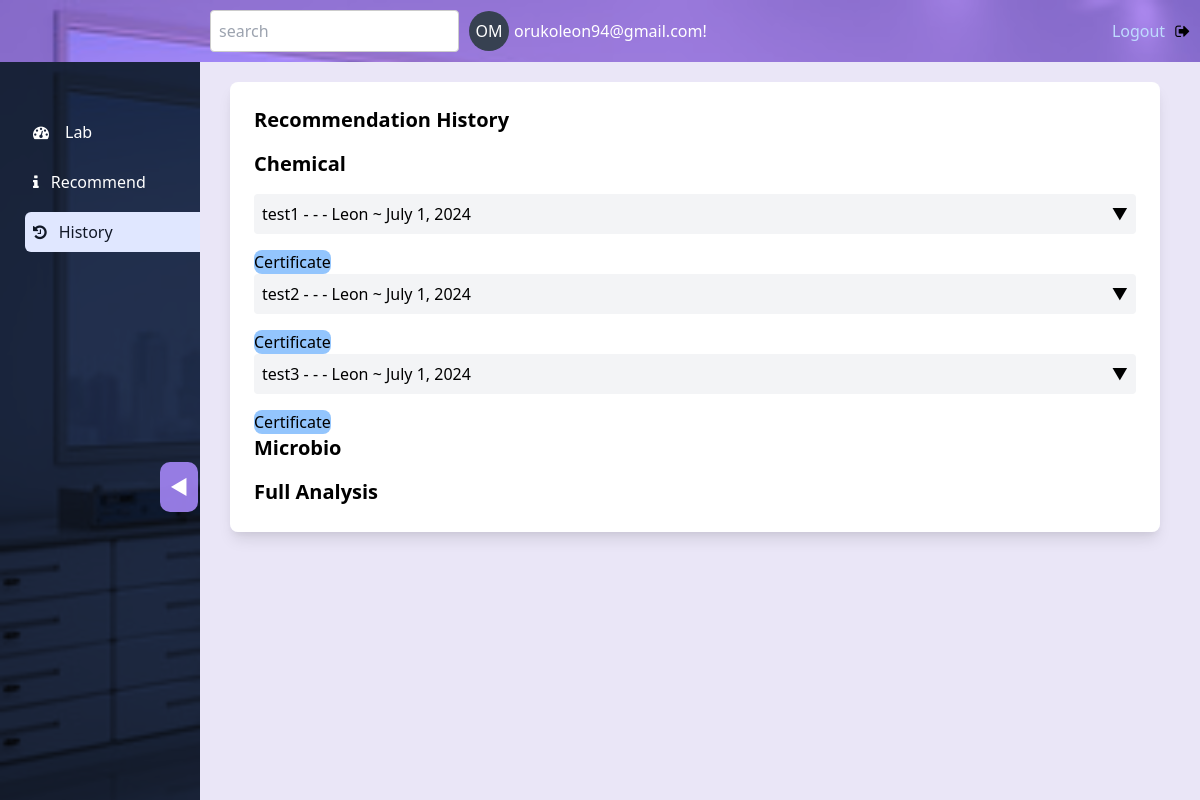
The app's page /recommendation/history/ (signed in) with its own data.
### core/models.py (models this page shows, shortened)
class CustomUsers(AbstractUser):
    ADMIN = 'Admin'
    ANALYST = 'Analyst'
    AGRONOMIST = 'Agronomist'
    LAB_MANAGER = 'Lab Manager'
    POSTS = [
        (ADMIN, 'Admin'),
        (ANALYST, 'Analyst'),
        (AGRONOMIST, 'Agronomist'),
        (LAB_MANAGER, 'Lab Manager')
    ]
    email = models.EmailField(unique=True)
    post = models.CharField(max_length=20, choices=POSTS, default=ANALYST)
    date_joined = models.DateTimeField(default=timezone.now)
    is_superuser = models.BooleanField(default=False)
    username = models.CharField(max_length=150,unique=True)
    USERNAME_FIELD = "email"
    REQUIRED_FIELDS = ["username","first_name", "last_name"]
    objects = CustomUserManager()
    class Meta:
        verbose_name = "User"
        verbose_name_plural = "Users"
        permissions = [
            ('admin', 'Can access admin features'),
            ('analyst', 'Can access analyst features'),
            ('agronomist', 'Can access agronomist features'),
            ('labmanager', 'Can access lab manager features'),
        ]
    groups = models.ManyToManyField(
        'auth.Group',
        verbose_name='groups',
        blank=True,
        related_name='custom_user_groups',
        related_query_name='custom_user_group',
    )
    user_permissions = models.ManyToManyField(
        'auth.Permission',
        verbose_name='user permissions',
        blank=True,
        related_name='custom_user_permissions',
        related_query_name='custom_user_permission',
    )

class Sample(models.Model):
    REGISTRATION = 'registration'
    ANALYST_TASK = 'analysis'
    AGRONOMIST_TASK = 'recommendation'
    LAB_MANAGER_TASK = 'processing'
    COMPLETE='complete'
    STAGE_CHOICES = [
        (REGISTRATION, 'Registration stage'),
        (ANALYST_TASK, 'Analysis stage'),
        (AGRONOMIST_TASK, 'Recommendation stage'),
        (LAB_MANAGER_TASK, 'Processing stage'),
        (COMPLETE,'Complete')
    ]
    CHEMICAL='Chemical'
    MICROBIO='Microbiology'
    FULL='Full'
    TEST_CHOICES=[
        (CHEMICAL,'Chemical Analysis'),
        (MICROBIO,'Microbiology'),
        (FULL,'Full analysis')
    ]
    sample_id = models.CharField(max_length=20, unique=True)
    sample_name = models.CharField(max_length=100)
    test_id = models.CharField(max_length=100,choices=TEST_CHOICES,default=CHEMICAL)
    customer = models.ForeignKey(Clients,on_delete=models.SET_NULL,null=True)
    date_of_registration = models.DateField(default=timezone.now)
    registered_by = models.ForeignKey(settings.AUTH_USER_MODEL, on_delete=models.CASCADE)
    stage = models.CharField(max_length=20, choices=STAGE_CHOICES, default=REGISTRATION)

### recommedation/views.py (the view)
# urls.py: path('history/', views.past_analysis, name='history'),
@login_required
@role_required([CustomUsers.AGRONOMIST,CustomUsers.LAB_MANAGER])
def history(request):
    samples_with_chemical = Sample.objects.filter(test_id=Sample.CHEMICAL).exclude(stage__in=['analysis', 'registration']).select_related('chemical','agronomist_task','analysttask').all()
    samples_with_microbio = Sample.objects.filter(test_id=Sample.MICROBIO).exclude(stage__in=['analysis', 'registration']).select_related('microbio','agronomist_task','analysttask').all()
    samples_with_full = Sample.objects.filter(test_id=Sample.FULL).exclude(stage__in=['analysis', 'registration']).select_related('full','agronomist_task','analysttask').all()
    return render(request, 'recommendation/history.html',{'samples_with_chemical': samples_with_chemical,'samples_with_microbio':samples_with_microbio,'samples_with_full':samples_with_full})

### core/decorator.py (called while the page is built)
def role_required(roles):
    def decorator(view_func):
        @wraps(view_func)
        def _wrapped_view(request, *args, **kwargs):
            user = request.user
            if user.is_authenticated and hasattr(user, 'post'):
                user_role = user.post
                if user_role in roles:
                    return view_func(request, *args, **kwargs)
            return HttpResponseForbidden("You don't have permission to access this page.")
        return _wrapped_view
    return decorator

### recommedation/templates/recommendation/history.html (shortened to what this page needs)
{% extends 'recommendation/base.html' %}
{% block content %}
{% load static %}
<!DOCTYPE html>
<html lang="en">
<head>
    <link href="https://cdn.jsdelivr.net/npm/tailwindcss@2.2.15/dist/tailwind.min.css" rel="stylesheet">
</head>
<body class="bg-gray-200 p-10">
    <div class="container mx-auto">
        <div class="conten bg-white p-6 rounded-lg shadow-lg">
            <h2 class="text-xl font-bold mb-4">Recommendation History</h2>
                <h1 class="text-xl font-bold mb-4">Chemical</h1>
                {% for sample in samples_with_chemical %}
                <details class="mb-4">
                    <summary class="flex justify-between items-center bg-gray-100 p-2 rounded cursor-pointer hover:bg-gray-200 transition">
                    <span>{{ sample.sample_id }} - {{ sample.sample_type }} - {{ sample.industry_type }} - {{ sample.registered_by.first_name }} ~ {{ sample.date_of_registration }}</span>
                    <span>▼</span>
                    </summary>
                </details>
                <button onclick="openPrintPage('{% url 'recommedation:recommedation_cert' sample_id=sample.sample_id %}')" class="bg-blue-300 m-30 rounded-lg">Certificate</button>
                {% endfor %}
                <h1 class="text-xl font-bold mb-4">Microbio</h1>
            <h1 class="text-xl font-bold mb-4">Full Analysis</h1>
        </div>
    </div>
</body>
</html>
{% endblock %}

### recommedation/templates/recommendation/base.html (shortened to what this page needs)
{% load static %}
<!DOCTYPE html>
<html lang="en">
<head>
    <link href="https://cdn.jsdelivr.net/npm/tailwindcss@2.2.19/dist/tailwind.min.css" rel="stylesheet">
    <link rel="stylesheet" href="https://cdnjs.cloudflare.com/ajax/libs/font-awesome/4.7.0/css/font-awesome.min.css">
    <link rel="stylesheet" href="{% static 'recommendation/css/styles.css' %}">
</head>
<body class="overflow-hidden">
    <nav class="sticky top-0 z-50 w-screen">
        <div class="nav-center">
        <form action="">
            <input type="search" placeholder="search" class="rounded-md outline-none p-1">
        </form>
        <div class="account">
            <span class="text-white rounded-full bg-gray-700 p-2 h-10 w-10 flex justify-center">
                OM
            </span>
            <p class='text-white'>{{ request.user.get_username }}!<p/>
        </div>
        </div>
        <div class="logout">
            <a href="{% url 'login:logout' %}" class="text-blue-200">Logout</a>
        <i class="fa fa-sign-out text-green-950" aria-hidden="true"></i>
        </div>
    </nav>
    <nav class="side-menu bg-gray-900 overflow-hidden  fixed h-screen justify-start py-10">
        <div>
            <a href="{% url 'recommedation:samples' %}" class="dashboard  rounded-l-md text-white hover:text-gray-900 hover:bg-indigo-100 flex items-center">
                <i class="fa fa-tachometer mr-1"></i>
                <p class="block whitespace-nowrap px-3">Lab</p>
            </a>
            <a href="{% url 'recommedation:recommend' %}" class="new-samples  rounded-l-md text-white hover:text-gray-900 hover:bg-indigo-100 flex items-center">
                <i class="fa fa-info"></i>
                <h1 class="block whitespace-nowrap px-3">Recommend</h1>
            </a>
            <a href="{% url 'recommedation:history' %}" class="new-samples {% if request.path == '/recommendation/history/' %}bg-indigo-100 text-gray-900{% endif %} rounded-l-md text-white hover:text-gray-900 hover:bg-indigo-100 flex items-center">
                <i class="fa fa-history"></i>
                <h1 class="block whitespace-nowrap px-3">History</h1>
            </a>
            <div class="toggle-nav ">
                <button id="toggleNav" onclick="toggleNav()">
                    <span class="arrow">◄</span>
                </button>
            </div>
        </div>
    </nav>
    <div class="content flex justify-center mb-10 ">
        {% block content %}
        {% endblock %}
    </div>
</body>
</html>

### recommedation/static/recommendation/css/styles.css (style rules this page uses)
* { padding: 0; margin: 0; }
body { background-color: #EAE6F7; }
nav { background-color: #5F46A5; display: flex; justify-content: space-between; padding: 10px; align-items: center; }
.nav-center { display: flex; align-items: center; gap: 10px; margin-left: 200px; }
.account { display: flex; align-items: center; gap: 5px; }
.logout { display: flex; align-items: center; gap: 5px; }
input[type="search"] { padding: 8px; border-radius: 4px; border: 1px solid #ccc; }
a { color: #81A1C1; text-decoration: none; padding: 5px; border-radius: 4px; transition: background-color 0.3s; }
.side-menu { display: flex; flex-direction: column; gap: 2px; width: 200px; transition: all 200ms linear; }
.dashboard,.new-samples { width: 200px; margin-left: 50px; margin-top: 10px; padding: 8px; }
.content { padding-left: 230px; padding-right: 40px; padding-top: 20px; display: flex; flex-direction: column; transition: all 2s cubic-bezier(); }

### recommedation/templates/recommendation/history.html (style rules this page uses)
.conten { overflow-y: auto; scrollbar-width: 10px; max-height: 450px; scroll-behavior: smooth; }

### records on screen
CustomUsers: user.get_username "orukoleon94@gmail.com"
Sample: sample_id "test1", registered_by.first_name "Leon", date_of_registration "July 1, 2024"
Sample: sample_id "test2", registered_by.first_name "Leon", date_of_registration "July 1, 2024"
Sample: sample_id "test3", registered_by.first_name "Leon", date_of_registration "July 1, 2024"
